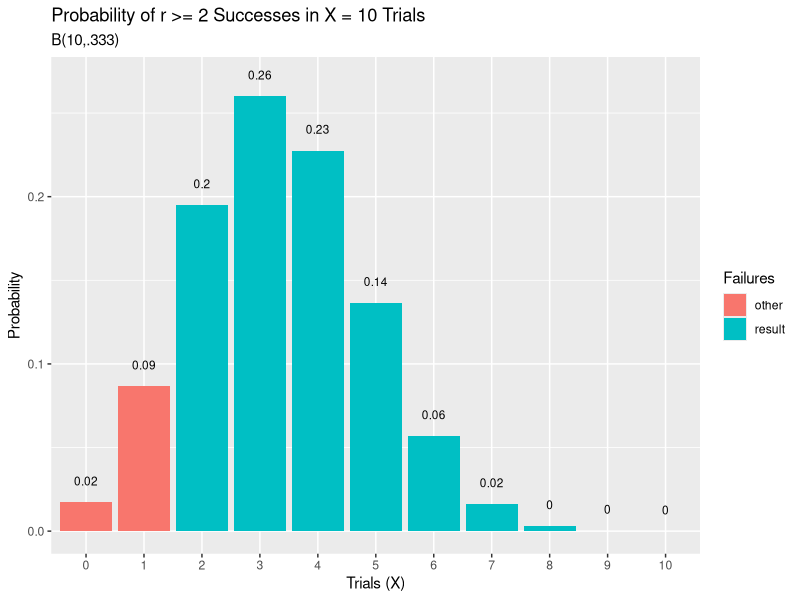
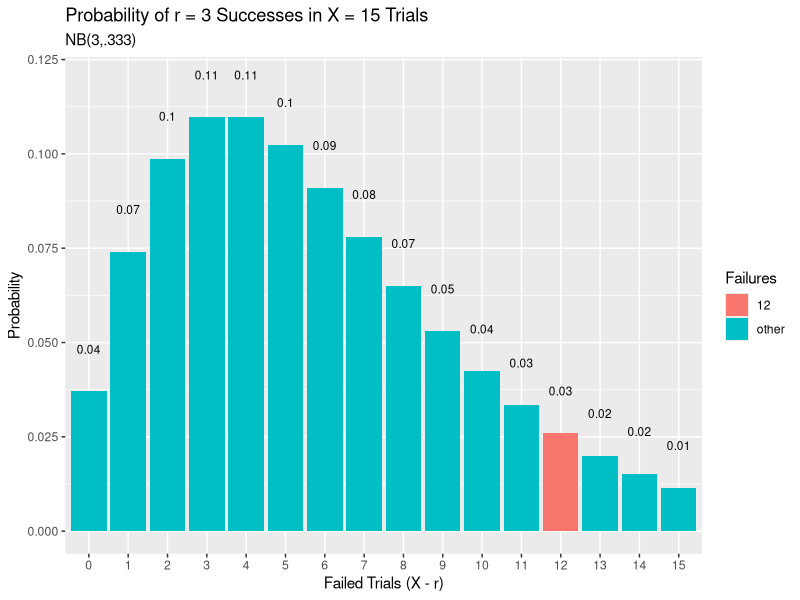
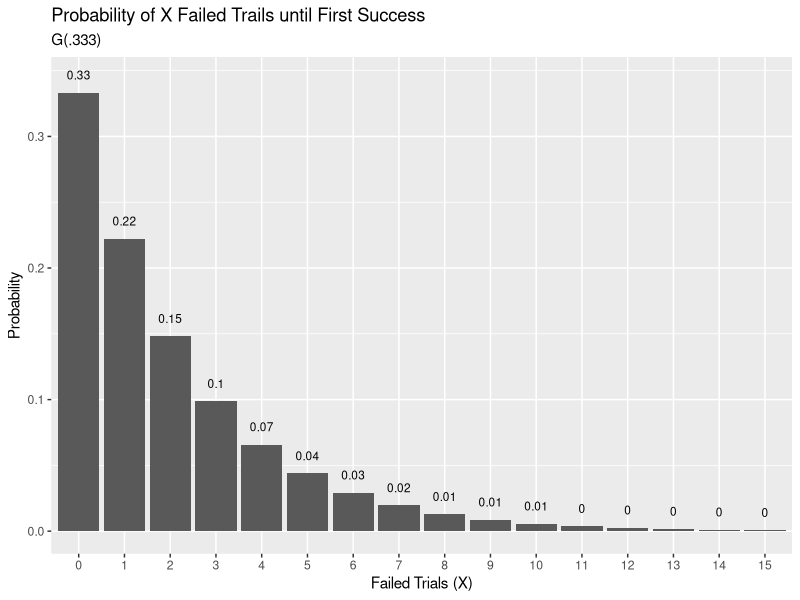

Generate these figures, in order, with R:
ipak <- function(pkg){
  new.pkg <- pkg[!(pkg %in% installed.packages()[, "Package"])]
  if (length(new.pkg)) 
    install.packages(new.pkg, dependencies = TRUE)
  sapply(pkg, require, character.only = TRUE)
}

packages <- c("dplyr", "ggplot2")
ipak(packages)

## Lanzar un dado repetidas veces; éxito si sale 5 o 6 al tirar un dado

# a) dado se lanza 10 veces, ¿cuál es la probabilidad de obtener por lo menos 2 éxitos?

success <- 1/3
n <- 10

result <- 1 - pbinom(1, n, success)

data.frame(x = 0:n, prob = dbinom(x = 0:n, size = n, prob = success)) %>%
  mutate(Failures = ifelse(x >= 2, "result", "other")) %>%
  ggplot(aes(x = factor(x), y = prob, fill = Failures)) +
  geom_col() +
  geom_text(
    aes(label = round(prob,2), y = prob + 0.01),
    position = position_dodge(0.9),
    size = 3,
    vjust = 0
  ) +
  labs(title = "Probability of r >= 2 Successes in X = 10 Trials",
       subtitle = "B(10,.333)",
       x = "Trials (X)",
       y = "Probability") 

# b) ¿Cuál es la probabilidad de tener que lanzar el dado 15 veces hasta obtener el 3º éxito?

r <- 3
n <- 15 - r

result <- dnbinom(n, r, success)

data.frame(x = 0:15, prob = dnbinom(x = 0:15, size = r, prob = success)) %>%
  mutate(Failures = ifelse(x == n, n, "other")) %>%
  ggplot(aes(x = factor(x), y = prob, fill = Failures)) +
    geom_col() +
    geom_text(
      aes(label = round(prob,2), y = prob + 0.01),
      position = position_dodge(0.9),
      size = 3,
      vjust = 0
      ) +
    labs(title = "Probability of r = 3 Successes in X = 15 Trials",
        subtitle = "NB(3,.333)",
        x = "Failed Trials (X - r)",
        y = "Probability") 

# c) ¿Cuál es el número medio de lanzamientos necesarios hasta la obtención del 1º éxito?

result <- dgeom(3, success)


data.frame(x = 0:15, prob = dgeom(x = 0:15, prob = success)) %>%
  ggplot(aes(x = factor(x), y = prob)) +
  geom_col() +
  geom_text(
    aes(label = round(prob,2), y = prob + 0.01),
    position = position_dodge(0.9),
    size = 3,
    vjust = 0
  ) +
  labs(title = "Probability of X Failed Trails until First Success",
       subtitle = "G(.333)",
       x = "Failed Trials (X)",
       y = "Probability") 

E <- 1 / success

